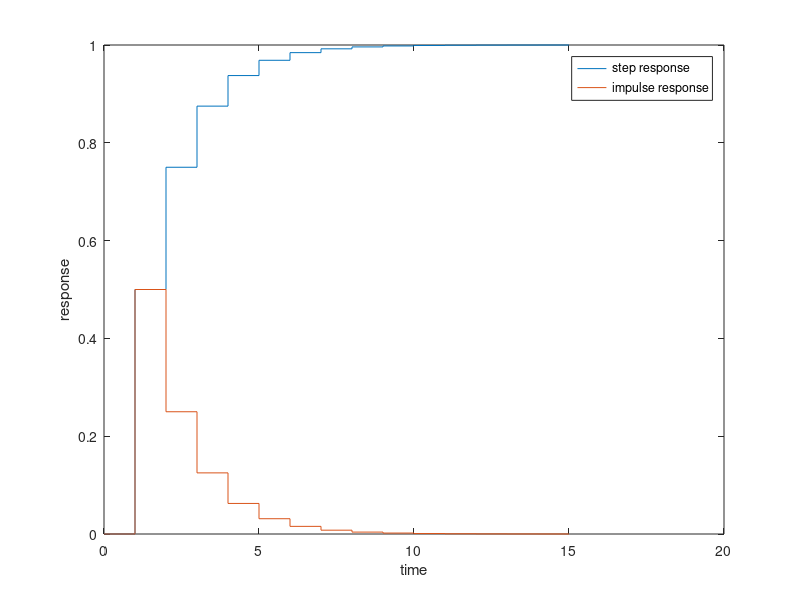

Write MATLAB code to recreate this figure.
% pkg load control % uncomment if running octave with control toolbox

numd = [0 0.5];
dend = [1 -0.5]; % Transfer function H(z) = 0.5/(z - 0.5)
Ts = 1;
sys = tf(numd,dend,Ts);
t = 0:Ts:15;
y1 = step(sys,t);
y2 = impulse(sys,t);
stairs(t,[y1 y2])
legend('step response','impulse response')
xlabel('time'); ylabel('response')